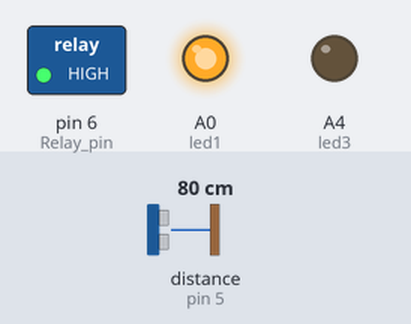
This sketch was run on a simulated Arduino Uno, built with avr-gcc and run on an emulated ATmega328P. Parts: switched loads named in the sketch (green lamp = pin HIGH), output pins drawn as LEDs (lit = HIGH). Wiring (inferred from the names in the program): ultrasonic range finder: trigger pin 7; echo pin 5. The test bench sets the inputs (shaded band); at power-on: distance to the obstacle (sensor on pin 5) 80 cm. The echo pulse lasts 58.3 µs per cm; pins used as bus, display or sensor lines are not drawn.

Above: at 2.2 s.
2.3 s: distance to the obstacle (sensor on pin 5) set to 10 cm
3.8 s: distance to the obstacle (sensor on pin 5) set to 7 cm
At 5.0 s:
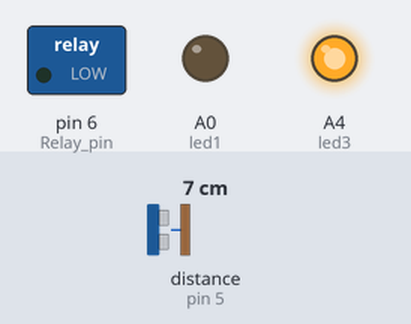
5.3 s: distance to the obstacle (sensor on pin 5) set to 4 cm
At 6.3 s:
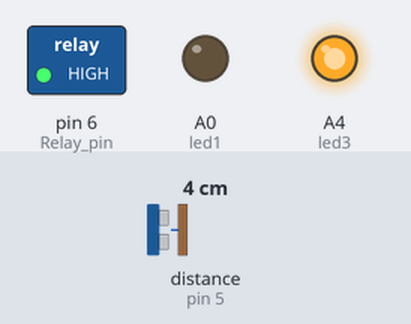
6.8 s: distance to the obstacle (sensor on pin 5) set to 2 cm
At 7.4 s:
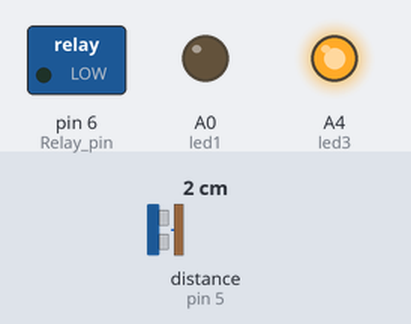
8.3 s: distance to the obstacle (sensor on pin 5) set to 5 cm
At 9.7 s:
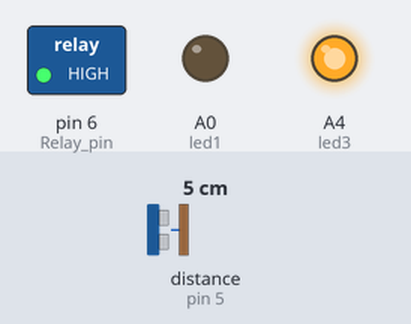
Timing chart, 0 to 10.8 s (numbered marks = the images above; inputs shaded):
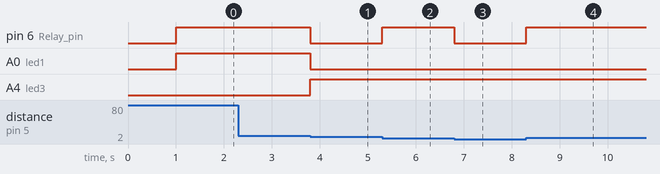

Measured:
- the behaviour switches between 9 and 8 cm on distance to the obstacle (sensor on pin 5) (found by bisection; images 0 and 1)
- the behaviour switches between 6 and 5 cm on distance to the obstacle (sensor on pin 5) (found by bisection; images 1 and 2)
- the behaviour switches between 3 and 4 cm on distance to the obstacle (sensor on pin 5) (found by bisection; images 3 and 4)
- after the input at 2.3 s, every drawn part: stays the same
- after the input at 3.8 s, pin 6 (Relay_pin), A0 (led1): HIGH → LOW at once; A4 (led3): LOW → HIGH at once
- after the input at 5.3 s, pin 6 (Relay_pin): LOW → HIGH at once
- after the input at 6.8 s, pin 6 (Relay_pin): HIGH → LOW at once
- after the input at 8.3 s, pin 6 (Relay_pin): LOW → HIGH at once

The sketch:

water_level_code.ino
```cpp
// Arduino programming

#define trigpin 7
#define echopin 5
#define Relay_pin 6
int led1 = A0; //RED
int led3 = A4;//GREEN
int depth = 9; // in cm

void setup()
{
  Serial.begin(9600);
  pinMode(trigpin, OUTPUT);
  pinMode(echopin, INPUT);
  pinMode(led1, OUTPUT);

  pinMode(led3, OUTPUT);
  pinMode(Relay_pin, OUTPUT);


  digitalWrite(led1,LOW);
  digitalWrite(led3, LOW);

  delay(1000);
}

void loop()
{
  int percen, duration, distance;
  digitalWrite(trigpin, HIGH);

  delayMicroseconds(1000);
  digitalWrite(trigpin, LOW);


  duration = pulseIn(echopin, HIGH);
  distance = ( duration / 2) / 29.1;

  if (  distance > 7   )
  {
    digitalWrite(led1, HIGH);
    //digitalWrite(led2, LOW);
    digitalWrite(led3, LOW);
    digitalWrite(Relay_pin, HIGH);
  }
  else if ( distance >2 && distance <= 4  )
  {
    digitalWrite(led1, LOW);
   // digitalWrite(led2, LOW);
    digitalWrite(led3, HIGH);
    digitalWrite(Relay_pin, HIGH);

  }
  else{
    digitalWrite(led1, LOW);
    digitalWrite(led3, HIGH);
    digitalWrite(Relay_pin, LOW);
  }


  }
```
